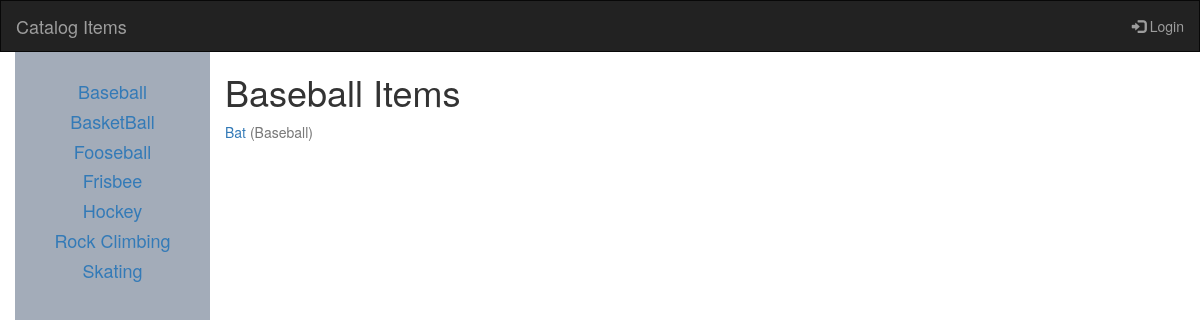
The app's page /catalog/Baseball/items/, older data.
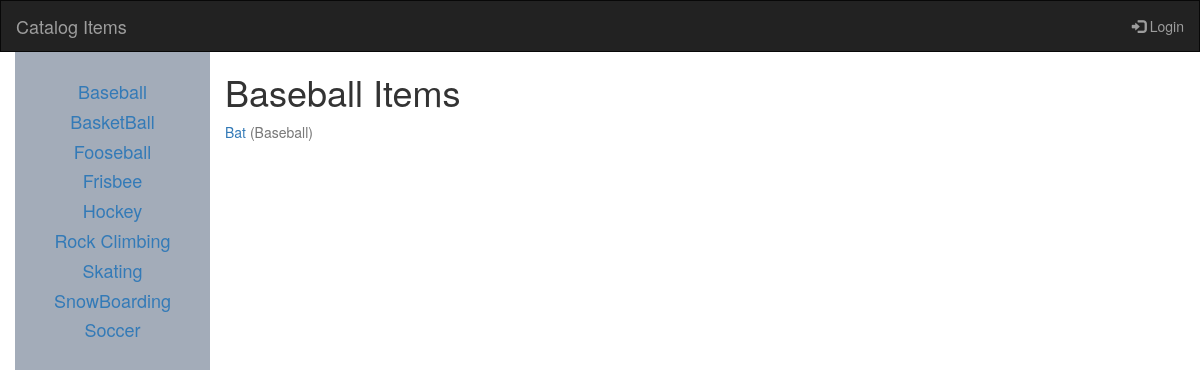
The same page, newer data.
### database_setup.py (models this page shows, shortened)
class Catalog(Base):
    __tablename__ = 'catalog'
    id = Column(Integer, primary_key=True)
    name = Column(String(250), nullable=False)

class CatalogItem(Base):
    __tablename__ = 'catalog_item'
    name = Column(String(80), nullable=False, unique=True)
    id = Column(Integer, primary_key=True)
    description = Column(String(250))
    picture_name = Column(String(500))
    catalog_id = Column(Integer, ForeignKey('catalog.id'))
    catalog = relationship(Catalog, backref=backref("items", cascade="all,delete"))
    user_id = Column(Integer, ForeignKey('user.id'))
    user = relationship(User, backref=backref("items", cascade="all,delete"))

### project.py (the view)
@app.route('/catalog/<string:catalog_name>/')
@app.route('/catalog/<string:catalog_name>/items/')
def showitems(catalog_name):
    print catalog_name
    catalog = session.query(Catalog).filter_by(name=catalog_name).one()
    catalogs = session.query(Catalog).order_by(asc(Catalog.name))
    items = session.query(CatalogItem).filter_by(
        catalog_id=catalog.id).all()
    return render_template('catalog.html', items=items, catalogs=catalogs)

### templates/catalog.html (shortened to what this page needs)
{% extends "main.html" %}
{% block content %}
<div class="container text-center">
  <div class="row content">
    <div class="col-md-2 sidenav">
      {% for catalog in catalogs %}
      <h4><a href="{{url_for('showitems', catalog_name = catalog.name)}}">{{catalog.name}}</a></h4>
      {% endfor %}
    </div>
    <div class="col-md-10 text-left">
      <h1>{{items[0].catalog.name}} Items</h1>
      {% for item in items %}
      <p ><a href="{{url_for('showitem', catalog_name = item.catalog.name, item_name = item.name)}}">{{item.name}}  <span class="text-muted">({{item.catalog.name}})</span> </a></p>
      {% endfor %}
    </div>
  </div>
</div>
{% endblock %}

Row changes from the older to the newer data that the page shows:
added Catalog: name "SnowBoarding"
added Catalog: name "Soccer"
